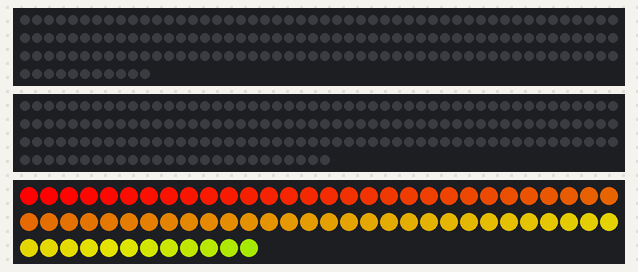
Bench run of a sketch on a simulated Arduino Uno, built with avr-gcc and run on an emulated ATmega328P. Parts: 161 RGB LEDs in strip order, left to right, continuing on the next row, 176 RGB LEDs in strip order, left to right, continuing on the next row, 72 RGB LEDs in strip order, left to right, continuing on the next row. Dim RGB values are drawn brighter than linear.

Above: at 0.15 s.
At 5.01 s:
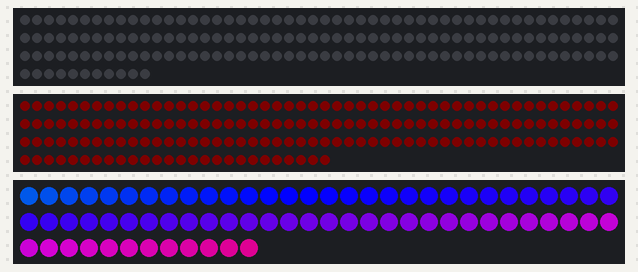
At 9.86 s:
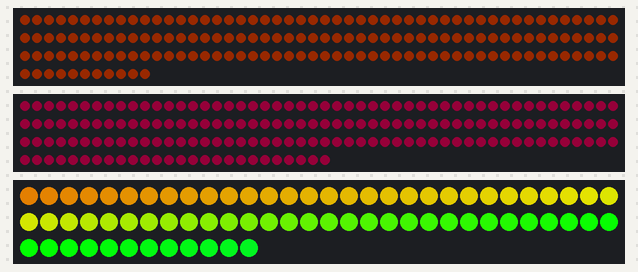
At 19.86 s:
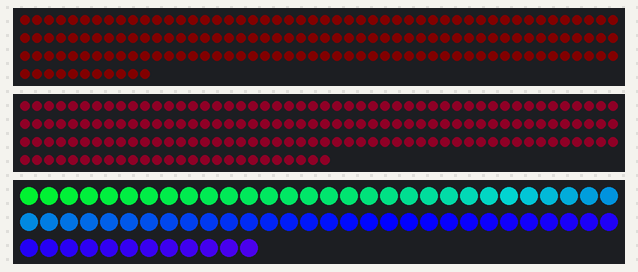
At 29.55 s:
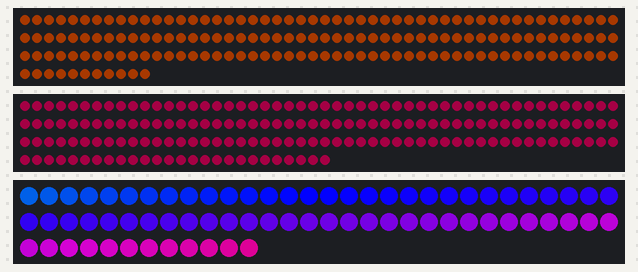
At 39.55 s:
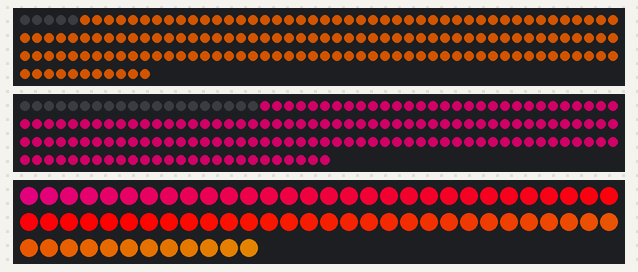

The sketch:

FoamRoots_ABF.ino
```cpp
#include "FastLED.h"

#define NUM_LEDS_A 161
#define NUM_LEDS_B 176
#define NUM_LEDS_F 72

#define DATA_PIN_A 12
#define CLOCK_PIN_A 13
#define DATA_PIN_B 10
#define CLOCK_PIN_B 11
#define DATA_PIN_F 8
#define CLOCK_PIN_F 9

byte hue = 0;


CRGB leds_A[NUM_LEDS_A];
CRGB leds_B[NUM_LEDS_B];
CRGB leds_F[NUM_LEDS_F];


void setup() {
//Serial.begin(9600);

	LEDS.addLeds<APA102,DATA_PIN_A,CLOCK_PIN_A,BGR>(leds_A,NUM_LEDS_A);
	LEDS.addLeds<APA102,DATA_PIN_B,CLOCK_PIN_B,BGR>(leds_B,NUM_LEDS_B);
	LEDS.addLeds<APA102,DATA_PIN_F,CLOCK_PIN_F,BGR>(leds_F,NUM_LEDS_F);
	LEDS.setBrightness(255);
}


void loop() {

Clock();
rainbow_hole();
FastLED.show();
root_Motion();

EVERY_N_MILLIS(70){fadeall();}
}

void Clock(){
  uint8_t secondHand = (millis() / 750) % 21;                 // Change '60' to a different value to change length of the loop.
  static uint8_t lastSecond = 99;                                // Static variable, means it's only defined once. This is our 'debounce' variable.
  if (lastSecond != secondHand) {                               // Debounce to make sure we're not repeating an assignment.
    lastSecond = secondHand;
//Serial.println(secondHand);
    switch(secondHand) {

      case 0:  break;
      case 1:  fill_solid( &(leds_A[NUM_LEDS_A-102]), 102, CHSV( 28, 255, 255) ); break;
      case 2:  fill_solid( &(leds_B[NUM_LEDS_B-102]), 102, CHSV( 224, 255, 255) ); break;
      case 3:  break;
      case 4:  break;
      case 5:  break;
      case 6:  break;
      case 7:  break;
      case 8:  break;
      case 9:  break;
      case 10: fill_solid( &(leds_A[NUM_LEDS_A-102]), 102, CHSV( 28, 255, 255) ); fill_solid( &(leds_B[NUM_LEDS_B-102]), 102, CHSV( 224, 255, 255) ); break;
      case 11: break;
      case 12: break;
      case 13: break;
      case 14: break;
      case 15: break;
      case 16: fill_solid( &(leds_A[NUM_LEDS_A-102]), 102, CHSV( 28, 255, 255) ); fill_solid( &(leds_B[NUM_LEDS_B-102]), 102, CHSV( 224, 255, 255) ); break;
      case 17: break;
      case 18: break;
      case 19: break;
      case 20: break;
    }
  }
}

void rainbow_hole(){
fill_rainbow(leds_F, NUM_LEDS_F, hue, 1 );
hue++;

}

void root_Motion(){
for (int i=0; i<NUM_LEDS_A-1; i++){
leds_A[i]=leds_A[i+1];
}
for (int i=0; i<NUM_LEDS_B-1; i++){
leds_B[i]=leds_B[i+1];
}
}


void fadeall() {
for(int i = 0; i < NUM_LEDS_A; i++) { leds_A[i].nscale8(240); }
for(int i = 0; i < NUM_LEDS_B; i++) { leds_B[i].nscale8(240); }


}
```
